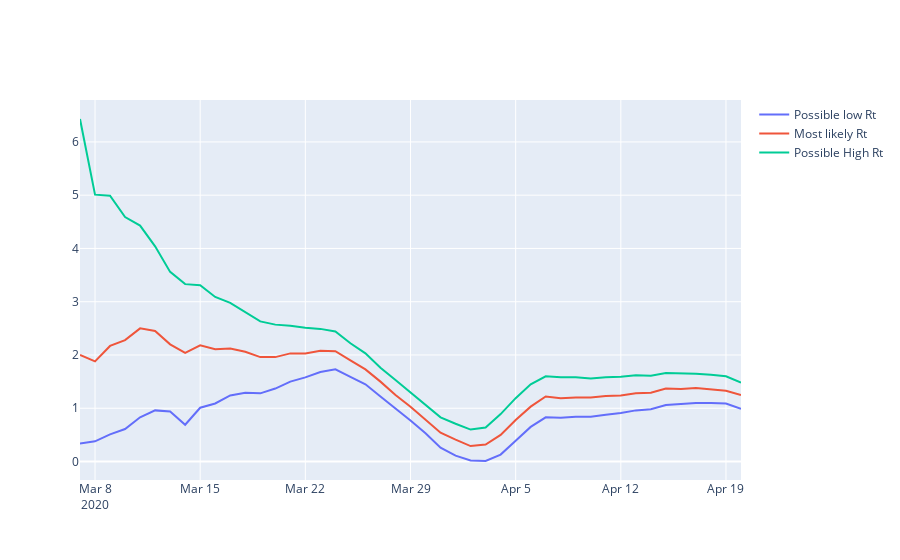

This figure's notebook cell:
### Code cell
#Reproductive number graphs

import plotly.graph_objects as go


fig_rt.add_trace(
    go.Scatter(
        y=df_rt['Possible low Rt'],
        x=df_rt.date,
        name= 'Possible low Rt'
    ))
fig_rt.add_trace(
    go.Scatter(
        y=df_rt['Most likely Rt'],
        x=df_rt.date,
       name= 'Most likely Rt'
    ))
fig_rt.add_trace(
    go.Scatter(
        y=df_rt['Possible High Rt'],
        x=df_rt.date,
        name= 'Possible High Rt'
    ))
fig_rt.update_layout(hovermode='x')

fig_rt.show()
